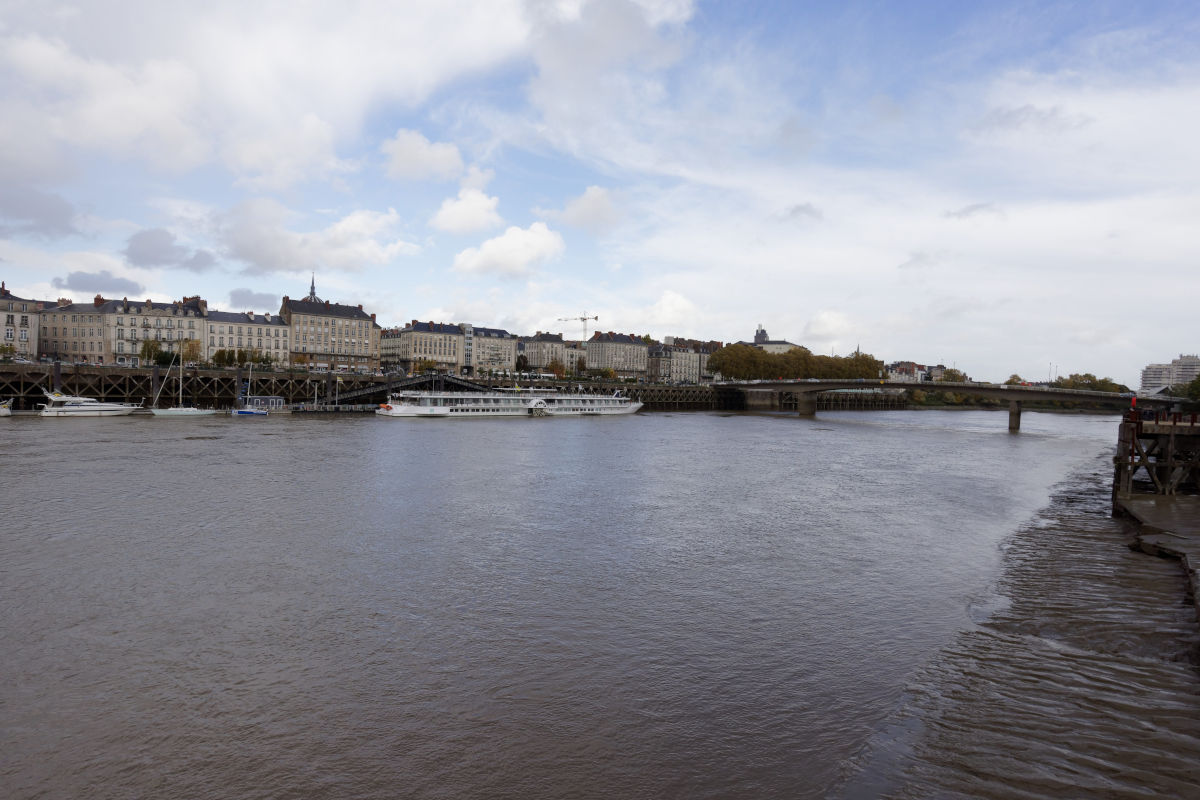
#> input picture graphics/practical_1/images/nantes_river_sm.jpg, 1200 x 800 px
$ python task6_grad_domain_copy_paste.py
#> lines starting #> are read from the running program, lines starting #| are printed output that depends on the picture; after the words box and inside, x2 and y2 are one past the last pixel; in counts of white or black regions, pixels touching at a corner belong together
### graphics/practical_1/task4_grad_domain.py
#Task 4: Gradient domain reconstruction

import os.path as path
import skimage.io as io
import numpy as np
import scipy as sp
from skimage import color
from skimage import util
import skimage.filters as filters
import matplotlib.pyplot as plt
import scipy.sparse as sparse
from sksparse.cholmod import cholesky
from scipy import signal
import skimage
import time

USE_CHOLESKY = False

def img2grad_field(img):
    """Return a gradient field for a greyscale image
    The function returns image [height,width,2], where the last dimension selects partial derivates along x or y
    """
    # img must be a greyscale image
    sz = img.shape
    G = np.zeros([sz[0], sz[1], 2])
    # Gradients along x-axis
    G[:,:,0] = signal.convolve2d( img, np.array([1, -1, 0]).reshape(1,3), 'same', boundary='symm' )
    # Gradients along y-axis
    G[:,:,1] = signal.convolve2d( img,  np.array([1, -1, 0]).reshape(3,1), 'same', boundary='symm' )
    return G

# [48 lines left out: function reconstruct_grad_field, not called in this run]


# [33 lines that do not run on import are left out]

### graphics/practical_1/task6_grad_domain_copy_paste.py
#Task 6: Gradient domain copy & paste

import os.path as path
import skimage.io as io
import numpy as np
import scipy as sp
from skimage import color
from skimage import util
import skimage.filters as filters
import matplotlib.pyplot as plt
import scipy.sparse as sparse
from scipy import signal
import skimage
from scipy.interpolate import interp1d
from skimage import color
from scipy import ndimage
from sksparse.cholmod import cholesky
import time
from task4_grad_domain import img2grad_field

USE_CHOLESKY=True


def reconstruct_grad_domain( G, mask, bg ):
    """Reconstruct a (greyscale) image from a gradcient domain
    G - gradient field, for example created with img2grad_field
    w - weight assigned to each gradient
    mask - mask used to filter the image
    bg - background image
    """
    sz = G.shape[:2]
    N = sz[0]*sz[1]


    # Gradient operators as sparse matrices
    o1 =  np.ones((N,1))
    B = np.concatenate( (-o1, np.concatenate( (np.zeros((sz[0],1)), o1[:N-sz[0]]), 0 ) ), 1)
    B[N-sz[0]:N,0] = 0
    Ogx = sparse.spdiags(B.transpose(), [0 ,sz[0]], N, N ) # Forward difference operator along x

    B = np.concatenate( (-o1 ,np.concatenate((np.array([[0]]), o1[0:N-1]) ,0)), 1)
    B[sz[0]-1::sz[0], 0] = 0
    B[sz[0]::sz[0],1] = 0
    Ogy = sparse.spdiags( B.transpose(), [0, 1], N, N ) # Forward difference operator along y

    Ogx_prime = Ogx.transpose()
    Ogy_prime = Ogy.transpose()

    # Calculate pixels which are in the boundary
    boundary = []
    h, w = mask.shape
    for x in range(h):
        for y in range(w):
            if mask[x,y] == 1 and (x==0 or x==h-1 or y==0 or y==w-1 or min(mask[x,y-1], mask[x-1,y], mask[x+1,y], mask[x,y+1])==0):
                boundary.append((x,y))

    K = len(boundary)

    E = sparse.csc_matrix((K, N))
    T_E = np.zeros((K,))
    for i, (x,y) in enumerate(boundary):
        pos = y * sz[0] + x # Calulcate the pixel's position
        E[i, pos] = 1
        T_E[i] = bg[x,y]

    A = Ogx_prime @ Ogx + Ogy_prime @ Ogy +  E.transpose() @ E

    Gx = G[:,:,0].flatten('F')
    Gy = G[:,:,1].flatten('F')

    b = Ogx_prime @ Gx + Ogy_prime @ Gy + E.transpose() @ T_E

    if USE_CHOLESKY:
        factor = cholesky(A)
        I = factor(b)

    else:
        I = sparse.linalg.spsolve(A, b)


    new_img = I.reshape(bg.shape, order='F')

    return new_img


if __name__ == "__main__":

    # Read background image
    bg = io.imread(path.join('images','nantes_river_sm.jpg'))[:,:,:3]
#> bg is the input picture: shape (800, 1200, 3); mean R, G, B 144.5, 146.2, 155.5
    bg = skimage.img_as_float(bg)
    # Read foreground image
    fg = io.imread(path.join('images','whale.png'))
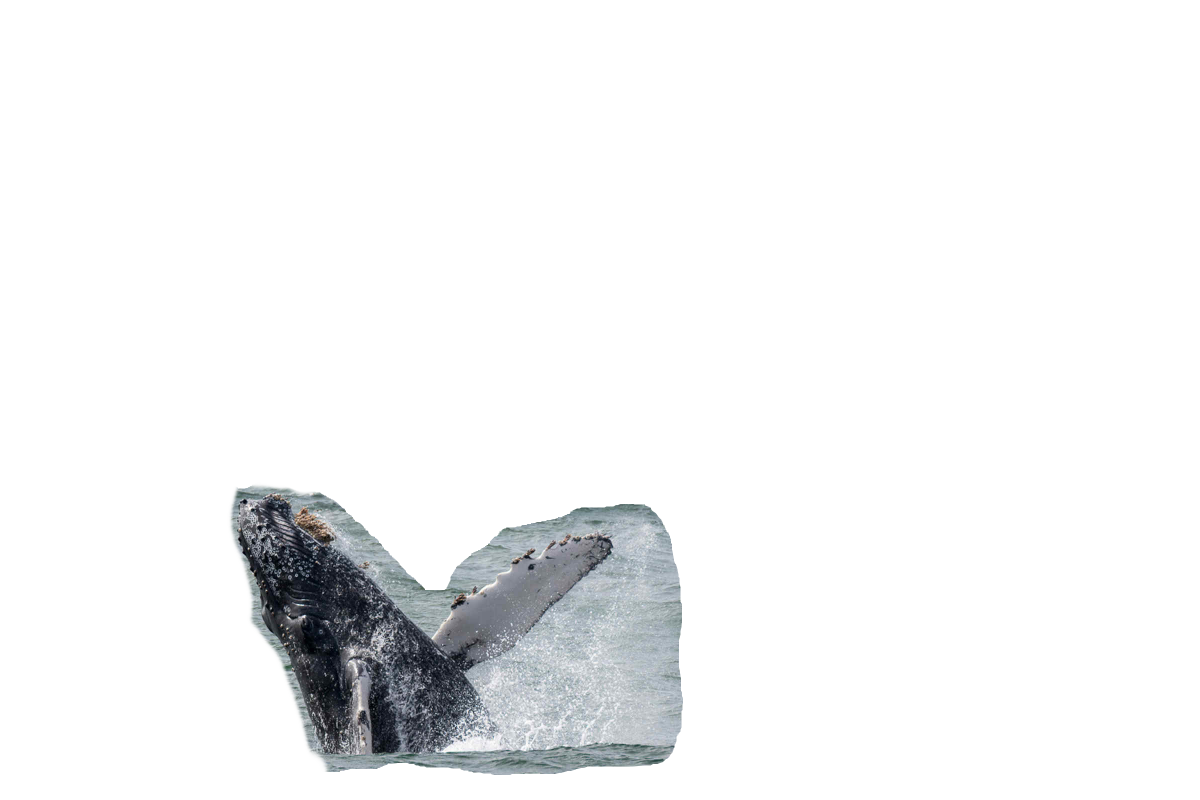
#> input picture graphics/practical_1/images/whale.png, 1200 x 800 px
#> fg is the input picture: shape (800, 1200, 4); mean R, G, B, A 13.9, 14.6, 15.3, 26.3
    fg = skimage.img_as_float(fg)
    # Calculate alpha mask
    mask = (fg[:,:,3] > 0.5).astype(int)
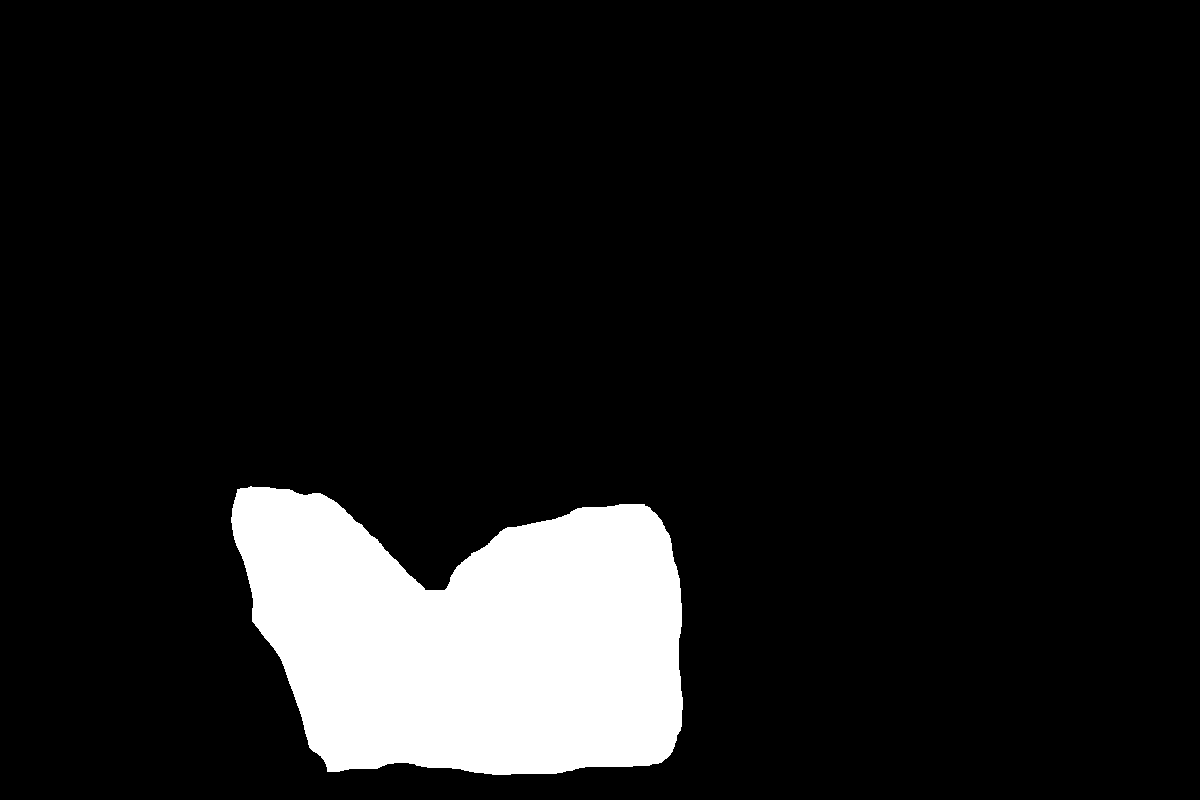
#> mask: shape (800, 1200) int64; values 0 (black) and 1 (white), 10.3% white; 1 white region, box (x1, y1, x2, y2) and area: (231, 486, 683, 775) 99285
    fg = fg[:,:,:3] # drop alpha channel
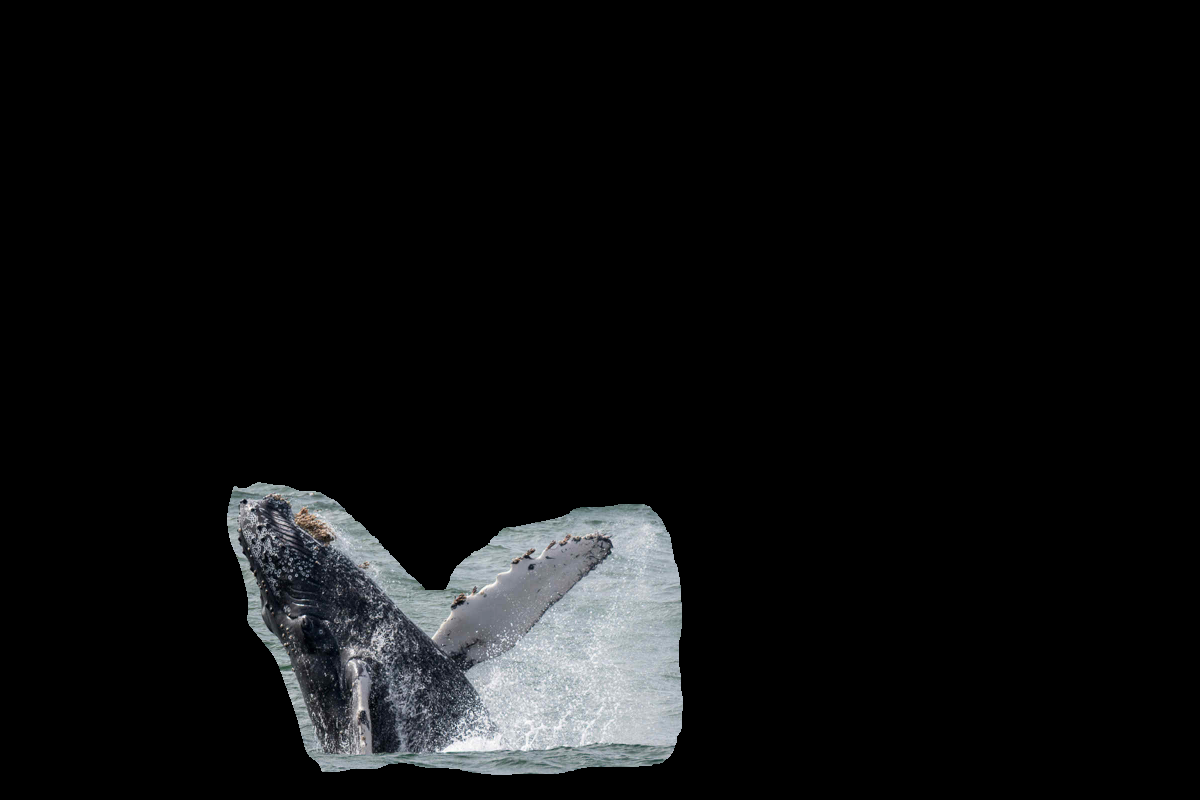
#> fg: shape (800, 1200, 3) float64; mean R, G, B 0.0544, 0.0574, 0.0599

    #TODO: Implement gradient-domain copy&paste.
    # Formulate the problem as explained in the practical 1
    # descrption - solve only for the pixels that are pasted.

    new_fg = fg.copy()
    for i in range(3): #For R, G and B
        fg_i = fg[:,:,i]
        G = img2grad_field(fg_i)
#> (the run stopped early here; a loop or call above may not have finished)
